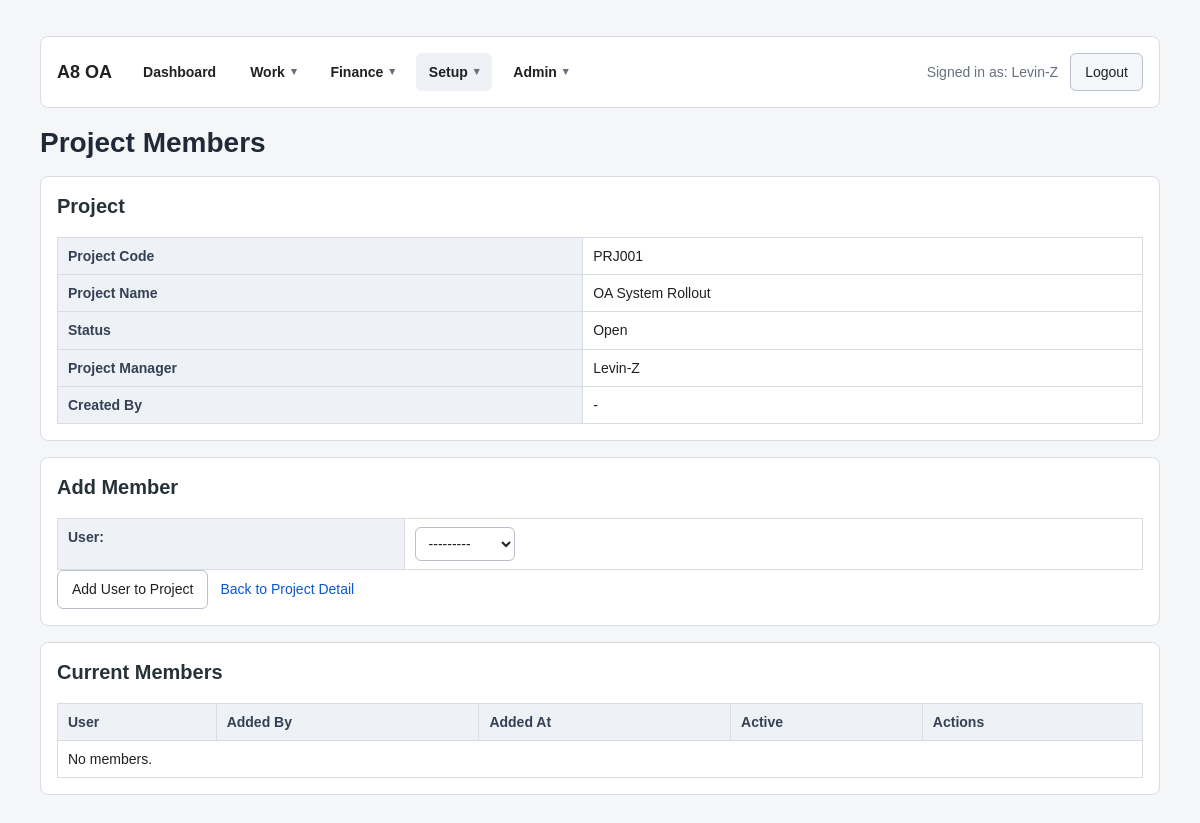
The page /projects/1/members/ (signed in) on the database its author committed.
### accounts/models.py (models this page shows)
class User(AbstractUser):
    employee_id = models.CharField(max_length=30, blank=True, default="")
    display_name = models.CharField(max_length=150, blank=True, default="")
    job_title = models.CharField(max_length=100, blank=True, default="")
    phone = models.CharField(max_length=30, blank=True, default="")
    approval_level = models.CharField(
        max_length=20,
        choices=ApprovalLevel,
        default=ApprovalLevel.STAFF,
    )
    primary_department = models.ForeignKey(
        "Department",
        null=True,
        blank=True,
        on_delete=models.SET_NULL,
        related_name="primary_users",
    )
    can_approve_all_departments = models.BooleanField(default=False)
    class Meta:
        db_table = "PS_A8_USER"
        verbose_name = "User"
        verbose_name_plural = "Users"
    def __str__(self):
        return self.display_name or self.username

### projects/models.py (models this page shows, shortened)
class Project(models.Model):
    project_code = models.CharField(max_length=30, unique=True)
    project_name = models.CharField(max_length=150)
    project_manager = models.ForeignKey(
        settings.AUTH_USER_MODEL,
        null=True,
        blank=True,
        on_delete=models.SET_NULL,
        related_name="managed_projects",
    )
    owning_department = models.ForeignKey(
        "accounts.Department",
        on_delete=models.PROTECT,
        related_name="owned_projects",
    )
    created_by = models.ForeignKey(
        settings.AUTH_USER_MODEL,
        null=True,
        blank=True,
        on_delete=models.SET_NULL,
        related_name="created_projects",
    )
    project_type = models.CharField(
        max_length=30,
        choices=ProjectType,
        default=ProjectType.INTERNAL,
    )
    budget_approval_status = models.CharField(
        max_length=30,
        choices=ProjectBudgetApprovalStatus,
        default=ProjectBudgetApprovalStatus.APPROVED,
    )
    matched_rule = models.ForeignKey(
        "approvals.ApprovalRule",
        null=True,
        blank=True,
        on_delete=models.SET_NULL,
        related_name="project_requests",
    )
    approval_tasks = GenericRelation(
        "approvals.ApprovalTask",
        content_type_field="request_content_type",
        object_id_field="request_object_id",
        related_query_name="project_request",
    )
    status = models.CharField(
        max_length=20,
        choices=ProjectStatus,
        default=ProjectStatus.OPEN,
    )
    budget_amount = models.DecimalField(max_digits=14, decimal_places=2, default=0)
    currency = models.CharField(
        max_length=10,
        choices=CurrencyCode.choices,
        default=CurrencyCode.USD,
    )
    start_date = models.DateField(null=True, blank=True)
    end_date = models.DateField(null=True, blank=True)
    budget_period_start = models.DateField(null=True, blank=True)
    budget_period_end = models.DateField(null=True, blank=True)
    external_order_type = models.CharField(
        max_length=30,
        choices=ProjectExternalOrderType,
        blank=True,
        default="",
    )
    external_order_no = models.CharField(max_length=50, blank=True, default="")
    customer_name = models.CharField(max_length=150, blank=True, default="")
    is_active = models.BooleanField(default=True)
    notes = models.TextField(blank=True, default="")
    class Meta:
        db_table = "PS_A8_PROJ"
        verbose_name = "Project"
        verbose_name_plural = "Projects"
        ordering = ["project_code"]
    def can_user_manage_members(self, user):
        if not user or not user.is_authenticated:
            return False
        if user.is_superuser:
            return True

### projects/views.py (the view)
# urls.py: path("<int:pk>/members/", views.project_members, name="project_members"),
@login_required
def project_members(request, pk):
    project = get_object_or_404(get_visible_projects_queryset_for_user(request.user), pk=pk)
    if not user_can_manage_project_members(request.user, project):
        raise PermissionDenied("You do not have permission to manage project members.")
    members = project.members.select_related("user", "added_by").order_by("user__username", "id")
    form = ProjectMemberAddForm(project=project)
    context = {
        "project": project,
        "members": members,
        "form": form,
    }
    return render(request, "projects/project_members.html", context)

### projects/forms.py
class ProjectMemberAddForm(forms.Form):
    user = forms.ModelChoiceField(queryset=User.objects.none())
    def __init__(self, *args, project=None, **kwargs):
        self.project = project
        super().__init__(*args, **kwargs)
        existing_ids = []
        if project:
            existing_ids = project.members.filter(is_active=True).values_list("user_id", flat=True)
        self.fields["user"].queryset = User.objects.filter(is_active=True).exclude(
            id__in=existing_ids
        ).order_by("username", "id")

### common/context_processors.py (called while the page is built)
def top_navigation(request):
    return {
        "top_navigation": build_navigation_for_user(request.user, request),
    }

### common/navigation.py (called while the page is built)
def _can_work(user):
    return user.is_authenticated

def _can_accounting(user):
    return user.is_authenticated and user.is_staff

def _can_setup(user):
    return user.is_authenticated and user.is_staff

def _can_admin(user):
    return user.is_authenticated and (user.is_staff or user.is_superuser)

def _item(label, route_name, *, permission=None, active_names=None):
    active_names = active_names or [route_name]
    return {
        "label": label,
        "url": reverse(route_name),
        "permission": permission or _can_work,
        "active_names": active_names,
        "active": False,
    }

def _group(label, items):
    return {
        "label": label,
        "items": items,
        "active": False,
    }

def _mark_active(items, current_route_name):
    for item in items:
        item["active"] = current_route_name in item["active_names"]
    return items

### projects/access.py (called while the page is built, shortened)
def get_visible_projects_queryset_for_user(user):
    qs = Project.objects.select_related("project_manager", "owning_department", "created_by")
    if not user or not user.is_authenticated:
        return qs.none()
    if user.is_superuser:
        return qs

def user_can_manage_project_members(user, project):
    return project.can_user_manage_members(user)

### projects/context_processors.py (called while the page is built)
def project_nav(request):
    user = getattr(request, "user", None)
    if not user or not user.is_authenticated:
        return {
            "nav_can_create_project": False,
        }
    can_create_project = user.is_superuser or Department.objects.filter(manager=user).exists()
    return {
        "nav_can_create_project": can_create_project,
    }

### projects/templates/projects/project_members.html (shortened to what this page needs)
{% extends "purchase/base.html" %}
{% block page_title %}Project Members{% endblock %}
{% block content %}
<div class="card">
    <h2>Project</h2>
    <table>
        <tr>
            <th>Project Code</th>
            <td>{{ project.project_code }}</td>
        </tr>
        <tr>
            <th>Project Name</th>
            <td>{{ project.project_name }}</td>
        </tr>
        <tr>
            <th>Status</th>
            <td>{{ project.get_status_display }}</td>
        </tr>
        <tr>
            <th>Project Manager</th>
            <td>{{ project.project_manager|default:"-" }}</td>
        </tr>
        <tr>
            <th>Created By</th>
            <td>{{ project.created_by|default:"-" }}</td>
        </tr>
    </table>
</div>
<div class="card">
    <h2>Add Member</h2>
    <form method="post" action="{% url 'projects:project_add_member' project.id %}">
        <table>
            {{ form.as_table }}
        </table>
        <div class="action-row">
            <button type="submit">Add User to Project</button>
            <a href="{% url 'projects:project_detail' project.id %}">Back to Project Detail</a>
        </div>
    </form>
</div>
<div class="card">
    <h2>Current Members</h2>
    <table>
        <thead>
            <tr>
                <th>User</th>
                <th>Added By</th>
                <th>Added At</th>
                <th>Active</th>
                <th>Actions</th>
            </tr>
        </thead>
        <tbody>
            {% for member in members %}
            <tr>
                <td>{{ member.user }}</td>
                <td>{{ member.added_by|default:"-" }}</td>
                <td>{{ member.added_at }}</td>
                <td>{{ member.is_active }}</td>
                <td>
                    {% if member.is_active %}
                    <form method="post" action="{% url 'projects:project_remove_member' project.id member.id %}">
                        {% csrf_token %}
                        <button type="submit">Remove</button>
                    </form>
                    {% else %}
                    -
                    {% endif %}
                </td>
            </tr>
            {% empty %}
            <tr>
                <td colspan="5">No members.</td>
            </tr>
            {% endfor %}
        </tbody>
    </table>
</div>
{% endblock %}

### templates/includes/top_nav.html (shortened to what this page needs)
<header class="top-nav card">
    {% if request.user.is_authenticated %}
    <div class="nav-brand">
        <a href="{% url 'dashboard:home' %}">A8 OA</a>
    </div>
    <nav class="nav-groups" aria-label="Primary navigation">
        {% if top_navigation.dashboard %}
        <a
            class="nav-direct-link{% if top_navigation.dashboard.active %} is-active{% endif %}"
            href="{{ top_navigation.dashboard.url }}"
        >
            {{ top_navigation.dashboard.label }}
        </a>
        {% endif %}
        {% for group in top_navigation.groups %}
            {% include "includes/dropdown_nav.html" with group=group %}
        {% endfor %}
    </nav>
    <div class="nav-user">
        <span class="muted">Signed in as: {{ request.user }}</span>
        <form method="post" action="{% url 'logout' %}" class="inline-form">
            <button type="submit" class="btn btn-secondary">Logout</button>
        </form>
    </div>
    {% else %}
    <div class="nav-brand">
        <a href="{% url 'login' %}">A8 OA</a>
    </div>
    <a href="{% url 'login' %}" class="btn btn-primary">Login</a>
    {% endif %}
</header>

### static/css/app.css (style rules this page uses)
* { box-sizing: border-box; }
html { min-height: 100%; }
body { min-height: 100%; margin: 0; background: #f5f6f8; color: #202124; font-family: Arial, sans-serif; font-size: 14px; line-height: 1.45; }
a { color: #0b57d0; text-decoration: none; }
.muted { color: #68707d; }
.top-nav { display: grid; grid-template-columns: auto minmax(0, 1fr) auto; gap: 18px; align-items: center; margin-bottom: 16px; overflow: visible; }
.nav-brand { font-size: 18px; font-weight: 700; white-space: nowrap; }
.nav-brand a { color: #202124; }
.nav-groups { display: flex; gap: 8px; flex-wrap: wrap; min-width: 0; }
.nav-direct-link, .nav-menu-trigger { display: inline-flex; min-height: 34px; align-items: center; padding: 8px 12px; border: 1px solid transparent; border-radius: 6px; background: transparent; color: #202124; font-weight: 700; white-space: nowrap; }
.nav-user { display: flex; gap: 12px; align-items: center; justify-content: flex-end; flex-wrap: wrap; }
.card { margin: 16px; padding: 16px; background: #ffffff; border: 1px solid #d9dde3; border-radius: 8px; }
.card h2 { margin-top: 0; margin-bottom: 18px; color: #263238; font-size: 20px; line-height: 1.3; }
.action-row { display: flex; gap: 12px; flex-wrap: wrap; align-items: center; }
.inline-form { display: inline; margin: 0; }
button, .btn { display: inline-flex; align-items: center; justify-content: center; min-height: 34px; padding: 8px 14px; border: 1px solid #b8c0cc; border-radius: 6px; background: #ffffff; color: #202124; font: inherit; cursor: pointer; }
.btn-secondary { background: #f5f7fb; }
input, select, textarea { max-width: 100%; border: 1px solid #b8c0cc; border-radius: 6px; padding: 7px 9px; background: #ffffff; color: #202124; font: inherit; }
table, .data-table { width: 100%; border-collapse: collapse; background: #ffffff; }
th, td, .data-table th, .data-table td { padding: 8px 10px; border: 1px solid #d9dde3; text-align: left; vertical-align: top; }
th, .data-table th { background: #eef1f5; color: #344054; font-weight: 700; }

### rows shown on the page
User: user "Levin-Z"
Project: project_code "PRJ001", project_name "OA System Rollout", status "Open", project_manager "Levin-Z", created_by "-"

### other values the page prints
{{ top_navigation.dashboard.label }} "Dashboard"
{{ group.label }} "Work" "Finance" "Setup" "Admin"
